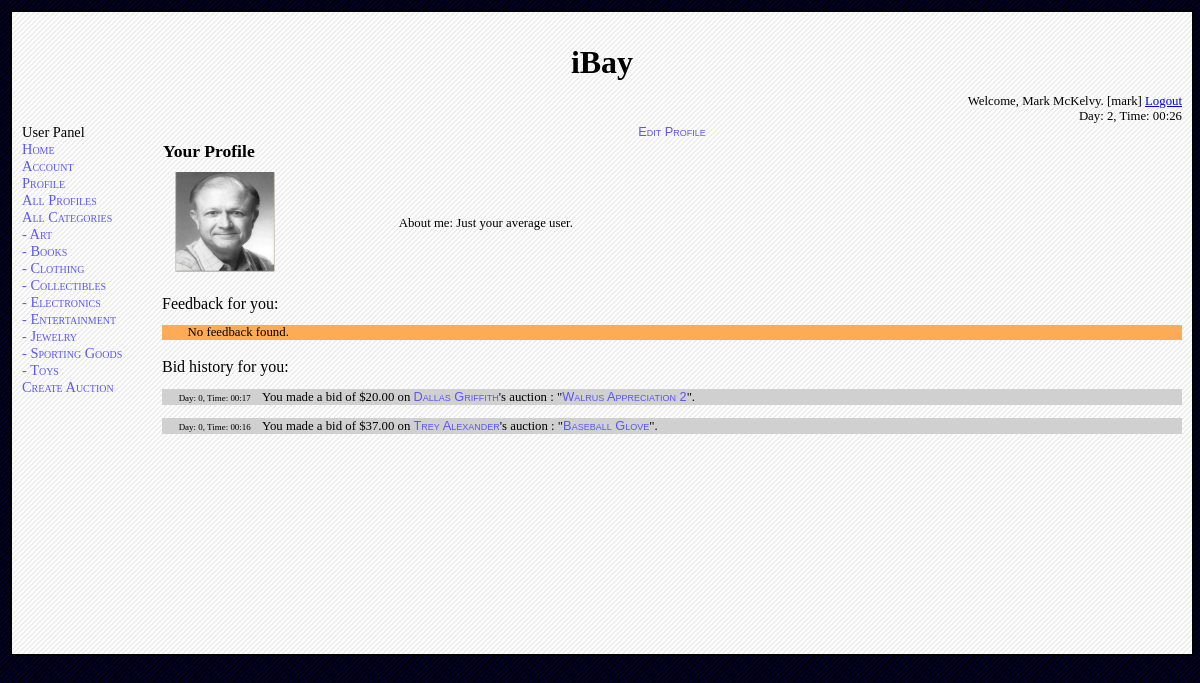
The app's page /source/profile.php (signed in), older data.
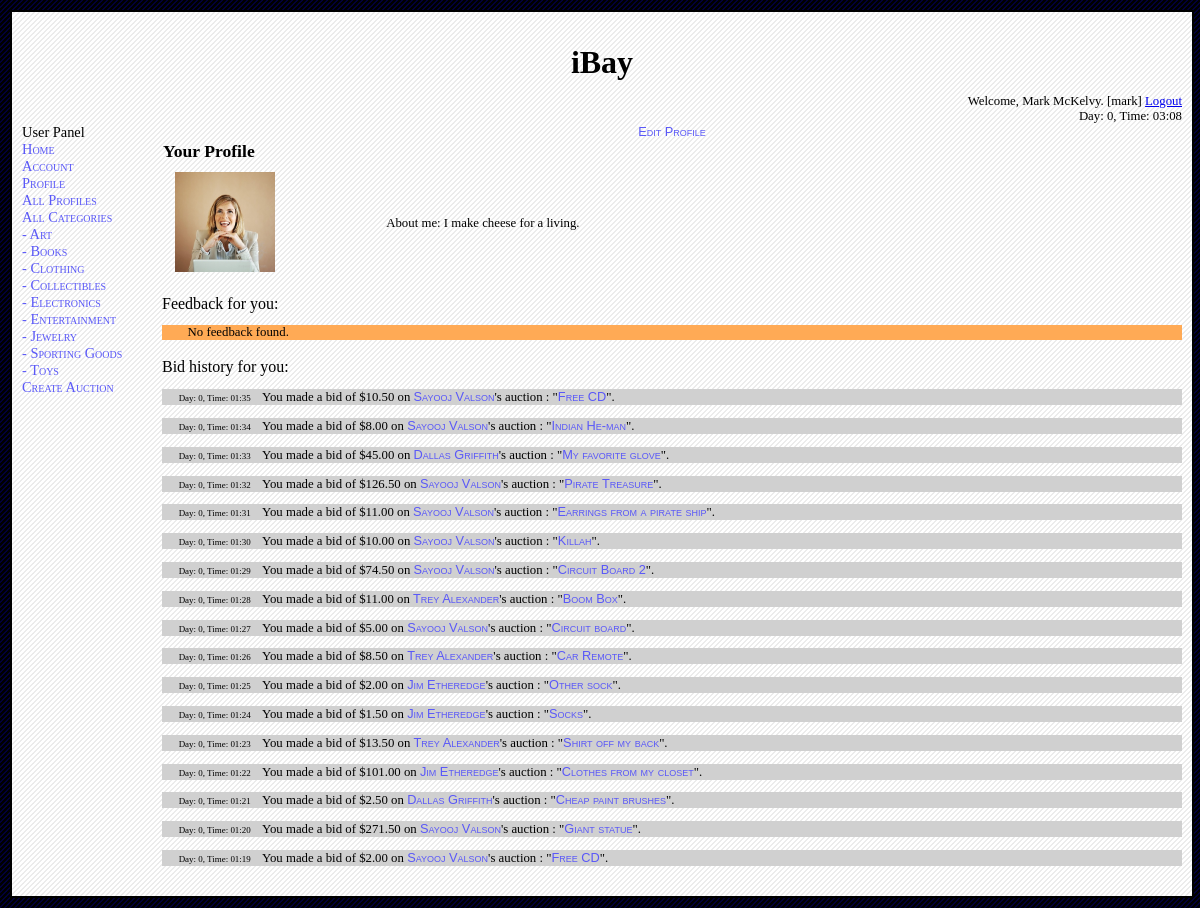
The same page, newer data.
### tables this page shows
CREATE TABLE `user` (
  `username` varchar(50) NOT NULL default '',
  `password` varchar(50) default NULL,
  `is_admin` tinyint(1) default NULL,
  `realname` varchar(100) default NULL,
  `birth_date` varchar(10) default NULL,
  `shipping_street` varchar(100) default NULL,
  `shipping_city` varchar(50) default NULL,
  `shipping_state` varchar(25) default NULL,
  `shipping_zip` varchar(10) default NULL,
  `phone` varchar(12) default NULL,
  `email` varchar(50) default NULL,
  `card_type` varchar(20) default NULL,
  `card_number` varchar(16) default NULL,
  `card_expire` varchar(5) default NULL,
  `picture` varchar(100) default NULL,
  `description` varchar(250) default NULL,
  PRIMARY KEY  (`username`)
);

CREATE TABLE `bids_on` (
  `username` varchar(50) NOT NULL default '',
  `item_title` varchar(50) NOT NULL default '',
  `item_seller` varchar(50) NOT NULL default '',
  `item_category` varchar(30) NOT NULL default '',
  `item_end_day` int(5) NOT NULL default '0',
  `item_end_hour` int(2) NOT NULL default '0',
  `item_end_minute` int(2) NOT NULL default '0',
  `bid_day` int(5) NOT NULL default '0',
  `bid_hour` int(2) NOT NULL default '0',
  `bid_minute` int(2) NOT NULL default '0',
  `bid_amount` float(7,2) default NULL,
  `display_notification` char(1) default NULL,
  PRIMARY KEY  (`username`,`item_title`,`item_seller`,`item_category`,`item_end_day`,`item_end_hour`,`item_end_minute`,`bid_day`,`bid_hour`,`bid_minute`),
  KEY `item_title` (`item_title`),
  KEY `item_seller` (`item_seller`),
  KEY `item_category` (`item_category`),
  KEY `item_end_day` (`item_end_day`),
  KEY `item_end_hour` (`item_end_hour`),
  KEY `item_end_minute` (`item_end_minute`)
);

### source/dbinfo.php (called while the page is built, shortened)
<?php
class dbinfo_t
{
	var $debug;
	function init ()
	{
		$this->debug = true;
	}
	function query ($q)
	{
		if ($this->debug)
			$result = mysql_query ($q) or die ('BAD QUERY: '.mysql_error ());
		else
			$result = mysql_query ($q);
		return $result;
	}
	function logged_in ()
	{
		return isset ($_SESSION) && isset ($_SESSION['Username']);
	}
	function is_admin ()
	{
		return $this->logged_in () && $_SESSION['Admin'] == 1;
	}
	function username ()
	{
		return $_SESSION['Username'];
	}
	function day ()
	{
		return $_SESSION['Day'];
	}
	function hour ()
	{
		return $_SESSION['Hour'];
	}
	function minute ()
	{
		return $_SESSION['Minute'];
	}
	function get_realname ($username)
	{
		$result = $this->query ("select realname from user where username = '$username'");
		if (mysql_num_rows ($result) == 0)
			return "ERROR";
		else
		{
			$row = mysql_fetch_assoc ($result);
			return $row['realname'];
		}
	}
	function get_userdesc ($username)
	{
		$result = $this->query ("select description from user where username =  '$username'");
		$row = mysql_fetch_assoc ($result);
		return $row['description'];
	}
	function get_picture ($username)
	{
		$result = $this->query ("select picture from user where username = '$username'");
		$row = mysql_fetch_assoc ($result);
		return $row['picture'];
	}
}
?>

### source/profile.php (the view, shortened to what the changed rows need)
<?php
include_once ("common.php");
$dbinfo = new dbinfo_t();
echo_header($dbinfo);
$current_script = current_script ();
$mode = get("mode");
$user_name = $dbinfo->username();
$home_user = $user_name;
if ($mode == "")
{
	$user_name = $dbinfo->username ();
}
else if ($mode == "view" || $mode == "edit")
{
	$user_name = get("username");
}
if ($mode == "" || $mode == "view" )
{
	if($user_name != $home_user)
		echo href ("$current_script?", "View My Profile");
	else
		echo href ("$current_script?mode=edit&username=$user_name", "Edit Profile");
	$table = new table_common_t();
	$table->init ("profile");
	echo $table->table_begin();
	echo $table->table_head_begin ();
	if($user_name == $home_user)
	{
		echo $table->tr ($table->td ("Your Profile"));
	}
	else
	{
		echo $table->tr ($table->td ($dbinfo->get_realname ($user_name)."'s Profile"));
	}
	echo $table->table_head_end ();
	echo $table->table_body_begin ();
	echo $table->tr ($table->td (local_img ($dbinfo->get_picture($user_name))).
			 $table->td ("About me: " . $dbinfo->get_userdesc($user_name)));
	echo $table->table_body_end ();
	echo $table->table_end();
	if($user_name != $home_user)
		cout ("Feedback for ".$dbinfo->get_realname ($user_name).":");
	else
		cout ("Feedback for you:");
	$result_seller = $dbinfo->query ("select buyer,seller,buyerfeedbackforseller_rating,buyerfeedbackforseller_description from item_listing where seller ='$user_name' and buyerfeedbackforseller_rating!=-1 and buyerfeedbackforseller_description!='' and buyerfeedbackforseller_rating!=-1 order by end_day desc,end_hour desc,end_minute desc");
	$result_buyer = $dbinfo->query("select buyer, seller, sellerfeedbackforbuyer_description from item_listing where buyer = '$user_name' and sellerfeedbackforbuyer_description!=''");
	if(mysql_num_rows($result_seller) == 0 && mysql_num_rows($result_buyer) == 0)
	{
		echo div ("No feedback found.", "feedback");
	}
	if($user_name != $home_user)
		cout ("Bid history for ".$dbinfo->get_realname ($user_name).":");
	else
		cout ("Bid history for you:");
	$result_bid =  $dbinfo->query ("select * from bids_on
where 	username = '$user_name'
order by bid_day, bid_hour, bid_minute desc");
	if(mysql_num_rows($result_bid) == 0)
	{
		echo div ("No bid history found.", "bidhistory");
	}
	else
	{
		while (list ($username, $item_title, $item_seller, $item_category,
			     $item_end_day, $item_end_hour, $item_end_minute,
			     $bid_day, $bid_hour, $bid_minute,
			     $bid_amount)
		       = mysql_fetch_row($result_bid))
		{
			$seller_realname = href ("profile.php?mode=view&username=$item_seller",
						 $dbinfo->get_realname ($item_seller));
			if ($username == $home_user)
				$bidder_realname = "You";
			else
			{
				$bidder_realname = href ("profile.php?mode=view&username=$username",
							 $dbinfo->get_realname ($username));
			}
			echo div (span (format_time ($bid_day, $bid_hour, $bid_minute), "time2").
				  "$bidder_realname  made a bid of \$$bid_amount on $seller_realname's auction : \"".href ("itemlisting.php?mode=view&title=$item_title&seller=$item_seller&category=$item_category&end_day=$item_end_day&end_hour=$item_end_hour&end_minute=$item_end_minute", $item_title)."\".", "bidhistory");
		}
	}
}
echo_footer($dbinfo);
?>

### source/common.php (shortened to what the changed rows need)
<?php
include_once ("dbinfo.php");
include_once ("table_common.php");
include_once ("list_common.php");
function echo_header ($dbinfo)
{
	$dbinfo->init ();
	$dbinfo->update_all ();
	echo <<<HEREDOC
<!DOCTYPE HTML PUBLIC "-//W3C//DTD HTML 4.01//EN" "http://www.w3.org/TR/html4/strict.dtd">
<html>
<head>
<meta http-equiv="Content-Type" content="text/html; charset=iso-8859-1" />
<title>CMPS 460 DB Project</title>
<link href="style.css" rel="stylesheet" type="text/css" />
</head>
<body>
HEREDOC;
	echo_div ("container");
	echo "iBay";
	end_div ();
	$day = $dbinfo->day () + 0;
	$hour = $dbinfo->hour ();
	$minute = $dbinfo->minute ();
	if ($dbinfo->logged_in ())
	{
		$realname = $dbinfo->realname ();
		$username = $dbinfo->username ();
		$logoutlink = href ("logout.php", "Logout");
		cout ("Welcome, $realname. [$username] $logoutlink");
	}
	else
	{
		$loginlink = href ("login.php", "Login");
		$reglink= href ("registration.php", "Register");
		cout ("Welcome! $loginlink or $reglink");
	}
	echo ("Day: $day, Time: $hour:$minute");
	if ($dbinfo->logged_in ())
	{
		if ($dbinfo->is_admin ())
			$nav = "Admin Panel<br/>";
		else
			$nav = "User Panel<br/>";
		$nav = $nav.li_wrap (href ("index.php", "Home"));
		$nav = $nav.li_wrap (href ("registration.php?mode=view", "Account"));
		$nav = $nav.li_wrap (href ("profile.php", "Profile"));
		$nav = $nav.li_wrap (href ("profile.php?mode=browse", "All Profiles"));
		$nav = $nav.li_wrap (href ("category.php", "All Categories"));
		$nav = $nav.li_wrap (href ("category.php?view=Art", " - Art"));
		$nav = $nav.li_wrap (href ("category.php?view=Books", " - Books"));
		$nav = $nav.li_wrap (href ("category.php?view=Clothing", " - Clothing"));
		$nav = $nav.li_wrap (href ("category.php?view=Collectibles", " - Collectibles"));
		$nav = $nav.li_wrap (href ("category.php?view=Electronics", " - Electronics"));
		$nav = $nav.li_wrap (href ("category.php?view=Entertainment", " - Entertainment"));
		$nav = $nav.li_wrap (href ("category.php?view=Jewelry", " - Jewelry"));
		$nav = $nav.li_wrap (href ("category.php?view=Sporting Goods", " - Sporting Goods"));
		$nav = $nav.li_wrap (href ("category.php?view=Toys", " - Toys"));
		$nav = $nav.li_wrap (href ("itemlisting.php?mode=new", "Create Auction"));
		echo ul_wrap ($nav);
	}
}
function echo_footer ($dbinfo)
{
	echo <<<HEREDOC
</body>
</html>
HEREDOC;
}
function current_script ()
{
	return basename ($_SERVER["SCRIPT_NAME"]);
}
function echo_div ($name)
{
	if (empty ($name))
		echo "<div>\n";
	else
		echo "<div id=\"$name\">\n";
}
function end_div ()
{
	echo "</div>\n";
}
function div ($text, $style_name = "")
{
	if (!empty ($style_name))
		$style_name = "id=\"$style_name\"";
	return "<div $style_name>\n$text\n</div>\n";
}
function span ($text, $style_name)
{
	if (!empty ($style_name))
		$style_name = "id=\"$style_name\"";
	return "<span $style_name>\n$text\n</span>\n";
}
function href ($url, $text)
{
	return "<a href=\"$url\">$text</a>";
}
function local_img ($path)
{
	return "<img src=\"images/$path\">";
}
function get ($key)
{
	if (isset ($_GET[$key]))
		$val = $_GET[$key];
	else
		$val = "";
	return $val;
}
function cout ($str)
{
	echo "$str"."<br/>\n";
}
function format_time ($day, $hour, $minute, $prefix_zeros_to_day = false)
{
	$day += 0;
	$hour += 0;
	$minute += 0;
	if ($hour < 10)
	{
		$hour = "0".$hour;
	}
	return "Day: $day, Time: $hour:$minute";
}
?>

### source/table_common.php (shortened to what the changed rows need)
<?php
class table_common_t
{
	var $main_class;
	function init ($main_class_)
	{
		$this->main_class = $main_class_;
		return $this->main_class;
	}
	function table_begin ()
	{
		return "<table class=\"$this->main_class\">\n";
	}
	function table_end ()
	{
		return "</table>\n";
	}
	function table_head_begin ($custom_class = "")
	{
		if (empty ($custom_class))
			return "<thead class=$this->main_class>\n";
		else
			return "<thead class=$custom_class>\n";
	}
	function table_head_end ()
	{
		return "</thead>\n";
	}
	function table_body_begin ($custom_class = "")
	{
		if (empty ($custom_class))
			return "<tbody class=$this->main_class>\n";
		else
			return "<tbody class=$custom_class>\n";
	}
	function table_body_end ()
	{
		return "</tbody>\n";
	}
	function tr ($s, $custom_class = "")
	{
		if (empty ($custom_class))
			return "\t<tr class=$this->main_class>\n\t$s\n\t</tr>\n";
		else
			return "\t<tr class=$custom_class>\n\t$s\n\t</tr>\n";
	}
	function td ($s, $custom_class = "")
	{
		return $this->td_span ($s, $custom_class);
	}
	function td_span ($s, $custom_class = "", $span = 0, $align = "")
	{
		if ($span == 0)
		{
			if (empty ($custom_class))
				return "\t<td $align class=$this->main_class>\n\t$s\n\t</td>\n";
			else
				return "\t<td $align class=$custom_class>\n\t$s\n\t</td>\n";
		}
		else
		{
			if (empty ($custom_class))
				return "\t<td $align class=$this->main_class colspan=$span>\n\t$s\n\t</td>\n";
			else
				return "\t<td $align class=$custom_class colspan=$span>\n\t$s\n\t</td>\n";
		}
	}
}
?>

Row changes from the older to the newer data that the page shows:
removed bids_on: text "Day: 0, Time: 00:17", user.realname "Dallas Griffith Walrus Appreciation 2"
removed bids_on: text "Day: 0, Time: 00:16", user.realname "Trey Alexander Baseball Glove"
changed user: picture: a different picture
added bids_on: text "Day: 0, Time: 01:35", user.realname "Sayooj Valson Free CD"
added bids_on: text "Day: 0, Time: 01:34", user.realname "Sayooj Valson Indian He-man"
added bids_on: text "Day: 0, Time: 01:33", user.realname "Dallas Griffith My favorite glove"
added bids_on: text "Day: 0, Time: 01:32", user.realname "Sayooj Valson Pirate Treasure"
added bids_on: text "Day: 0, Time: 01:31", user.realname "Sayooj Valson Earrings from a pirate ship"
added bids_on: text "Day: 0, Time: 01:30", user.realname "Sayooj Valson Killah"
added bids_on: text "Day: 0, Time: 01:29", user.realname "Sayooj Valson Circuit Board 2"
added bids_on: text "Day: 0, Time: 01:28", user.realname "Trey Alexander Boom Box"
added bids_on: text "Day: 0, Time: 01:27", user.realname "Sayooj Valson Circuit board"
added bids_on: text "Day: 0, Time: 01:26", user.realname "Trey Alexander Car Remote"
added bids_on: text "Day: 0, Time: 01:25", user.realname "Jim Etheredge Other sock"
added bids_on: text "Day: 0, Time: 01:24", user.realname "Jim Etheredge Socks"
added bids_on: text "Day: 0, Time: 01:23", user.realname "Trey Alexander Shirt off my back"
added bids_on: text "Day: 0, Time: 01:22", user.realname "Jim Etheredge Clothes from my closet"
added bids_on: text "Day: 0, Time: 01:21", user.realname "Dallas Griffith Cheap paint brushes"
added bids_on: text "Day: 0, Time: 01:20", user.realname "Sayooj Valson Giant statue"
added bids_on: text "Day: 0, Time: 01:19", user.realname "Sayooj Valson Free CD"
Text that changed along with them:
$day: "2" → "0"
$hour: "00" → "03"
$minute: "26" → "08"
$s: "Your Profile About me: Just your average user." → "Your Profile About me: I make cheese for a living."
